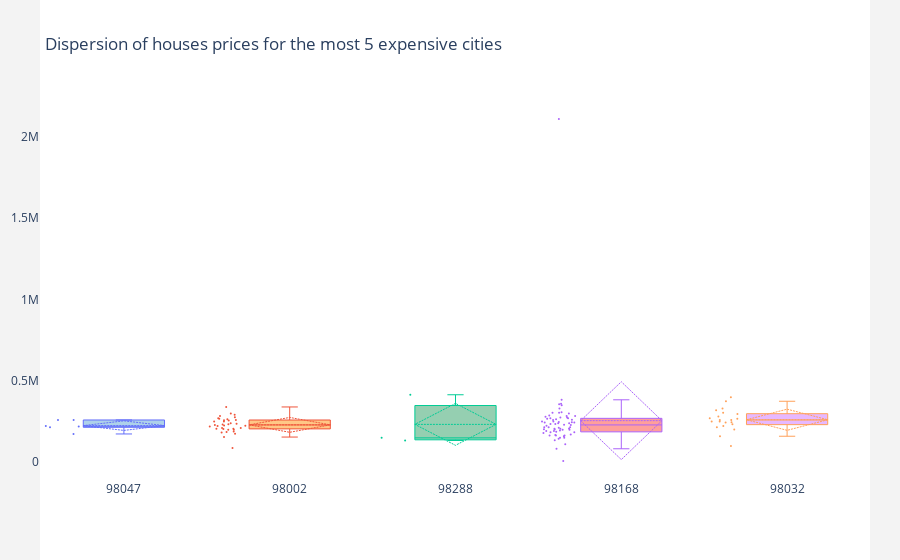

This figure's notebook cell:
### Code cell
least_mean_expensive_houses = mean_prices_data_lowest['ZIP'].values.tolist()

y = []
for i in range(5):
    y0 = np.array(data.loc[data['ZIP'] == least_mean_expensive_houses[i]]['price'])
    y.append(y0)

fig = go.Figure()

colors = ['rgba(93, 164, 214, 0.5)', 'rgba(255, 144, 14, 0.5)', 'rgba(44, 160, 101, 0.5)',
          'rgba(255, 65, 54, 0.5)', 'rgba(207, 114, 255, 0.5)']

for xd, yd, cls in zip(least_mean_expensive_houses, y, colors):
        fig.add_trace(go.Box(
            y=yd,
            name=xd,
            boxpoints='all',
            jitter=0.5,
            whiskerwidth=0.2,
            fillcolor=cls,
            marker_size=2,
            line_width=1,
            boxmean= 'sd')
        )

fig.update_layout(
    title='Dispersion of houses prices for the most 5 expensive cities',
    yaxis=dict(
        autorange=True,
        showgrid=True,
        zeroline=True,
        dtick=500000,
        gridcolor='rgb(255, 255, 255)',
        gridwidth=250000,
        zerolinecolor='rgb(255, 255, 255)',
        zerolinewidth=2,
    ),
    margin=dict(
        l=40,
        r=30,
        b=80,
        t=100,
    ),
    paper_bgcolor='rgb(243, 243, 243)',
    plot_bgcolor='rgb(243, 243, 243)',
    showlegend=False
)

fig.show()

### Figure 1 — Plotly figure (JSON) as saved in the notebook; plotly's stock layout.template omitted (floating-point values rounded to 4 significant figures)
{"data": [{"boxmean": "sd", "boxpoints": "all", "fillcolor": "rgba(93, 164, 214, 0.5)", "jitter": 0.5, "line": {"width": 1}, "marker": {"size": 2}, "name": "98047", "type": "box", "whiskerwidth": 0.2, "y": [220000, 260000, 215000, 222400, 260000, 174000]}, {"boxmean": "sd", "boxpoints": "all", "fillcolor": "rgba(255, 144, 14, 0.5)", "jitter": 0.5, "line": {"width": 1}, "marker": {"size": 2}, "name": "98002", "type": "box", "whiskerwidth": 0.2, "y": [257200, 223000, 300000, 206000, 260000, 259000, 189000, 285000, 236000, 270000, 292000, 234000, 265000, 183000, 250000, 206000, 267000, 186000, 232603, 210000, 175000, 200000, 205000, 276000, 200000, 240000, 224000, 225500, 219500, 250000, 209950, 229500, 340000, 154950, 87500]}, {"boxmean": "sd", "boxpoints": "all", "fillcolor": "rgba(44, 160, 101, 0.5)", "jitter": 0.5, "line": {"width": 1}, "marker": {"size": 2}, "name": "98288", "type": "box", "whiskerwidth": 0.2, "y": [134000, 415000, 150000]}, {"boxmean": "sd", "boxpoints": "all", "fillcolor": "rgba(255, 65, 54, 0.5)", "jitter": 0.5, "line": {"width": 1}, "marker": {"size": 2}, "name": "98168", "type": "box", "whiskerwidth": 0.2, "y": [206000, 185000, 207000, 330000, 245000, 225000, 356000, 215000, 185000, 239950, 192500, 246000, 305000, 150000, 180000, 280000, 268000, 215000, 145000, 250000, 83000, 350000, 274950, 285000, 240500, 135000, 170000, 229000, 212500, 165000, 248000, 110000, 230000, 235000, 269950, 300000, 150000, 260000, 192500, 206000, 200000, 287000, 245000, 203000, 250000, 200000, 235000, 265000, 215000, 165000, 308000, 270000, 202000, 195000, 383962, 305000, 262000, 360000, 284000, 275000, 187000, 2110000, 7800, 160000, 163800.0, 168300.0]}, {"boxmean": "sd", "boxpoints": "all", "fillcolor": "rgba(207, 114, 255, 0.5)", "jitter": 0.5, "line": {"width": 1}, "marker": {"size": 2}, "name": "98032", "type": "box", "whiskerwidth": 0.2, "y": [160000, 260000, 201500, 260000, 400000, 296500, 250000, 244615, 250000, 223000, 268000, 269950, 319000, 305000, 245700, 280927, 330000, 234000, 100000, 215000, 375000]}], "layout": {"margin": {"b": 80, "l": 40, "r": 30, "t": 100}, "paper_bgcolor": "rgb(243, 243, 243)", "plot_bgcolor": "rgb(243, 243, 243)", "showlegend": false, "title": {"text": "Dispersion of houses prices for the most 5 expensive cities"}, "yaxis": {"autorange": true, "dtick": 500000, "gridcolor": "rgb(255, 255, 255)", "gridwidth": 250000, "showgrid": true, "zeroline": true, "zerolinecolor": "rgb(255, 255, 255)", "zerolinewidth": 2}}}
